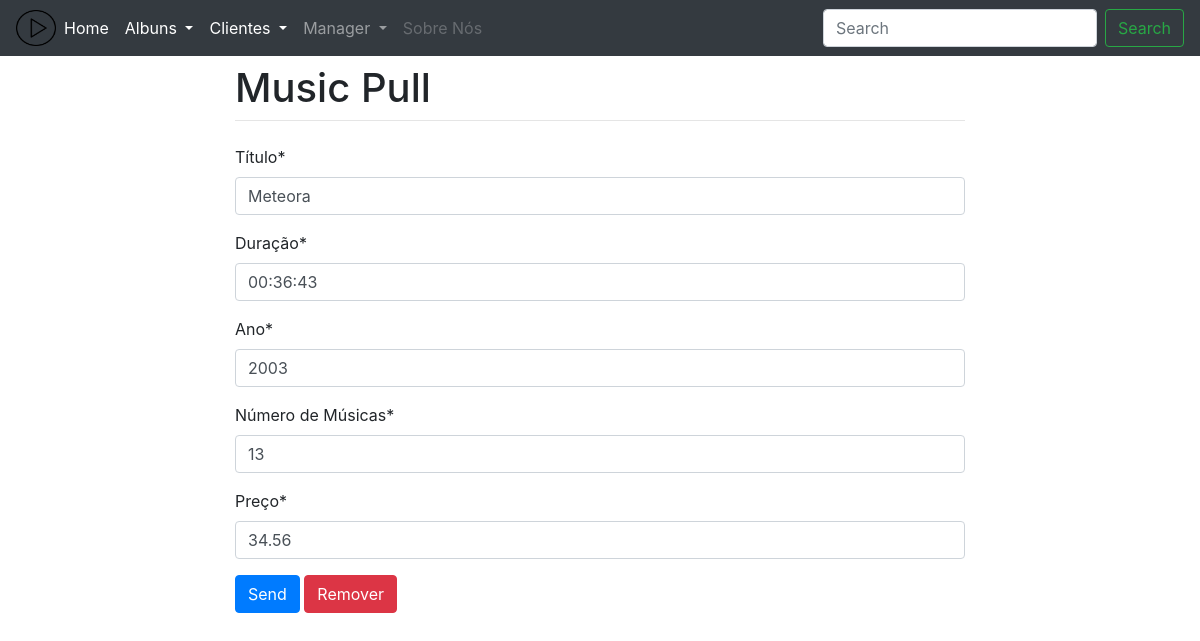
Page /Ua/1 on the earlier database version.
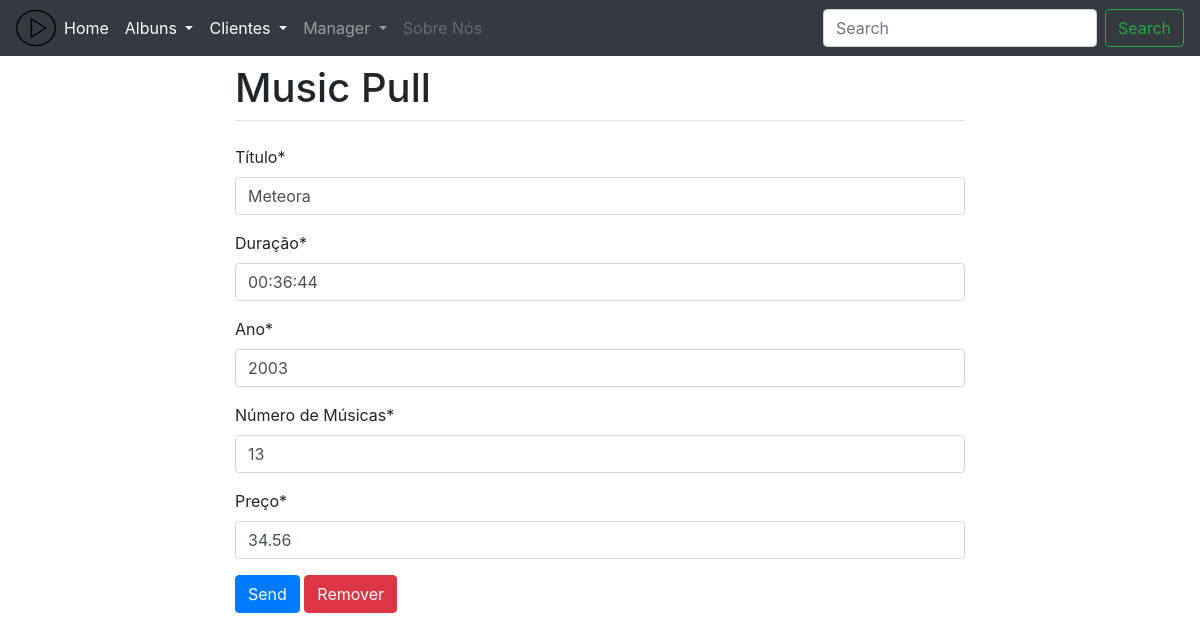
Same page on the later database version.
### musicas/models.py (models this page shows, shortened)
class Albuns (models.Model):
	titulo = models.CharField(max_length=40,verbose_name='Título')
	duracao = models.DurationField(verbose_name='Duração')
	ano = models.IntegerField(verbose_name='Ano')
	num_musicas = models.IntegerField(verbose_name='Número de Músicas')
	preco = models.DecimalField(max_digits=7,decimal_places=2,verbose_name='Preço')
	class Meta:
		verbose_name_plural='Albuns'

### musicas/views.py (the view)
# urls.py: path('Ua/<int:pk>',ualbum, name="updA"),
def ualbum(request, pk):
	data={}
	album = Albuns.objects.get(pk=pk)
	form = FormAlbum(request.POST or None,instance=album)#Verifica se tem coisa
	if form.is_valid():
		form.save()
		return redirect('/Ra')
	data['form']=form
	data['album']=album
	return render(request,'musicas/formCa.html',{'form':form,'album':album})

### musicas/forms.py
class FormAlbum(ModelForm):
    class Meta:
        model = Albuns
        fields = '__all__'

### templates/musicas/formCa.html (shortened to what this page needs)
{% extends 'musicas/base.html' %}
{% load crispy_forms_tags %}
{% block content %}
<form method="POST">
    <div class="form-group">
        {{form|crispy}}
        <button type="submit" class="btn btn-primary">Send</button>
        {% if album%}
            <button  href="{%url 'delA' album.id %}" class="btn btn-danger">Remover</button>
        {% endif %}
    </div>
</form>
{% endblock %}

Differences in the rows shown:
changed Albuns "Meteora": duracao "00:36:43" → "00:36:44"
